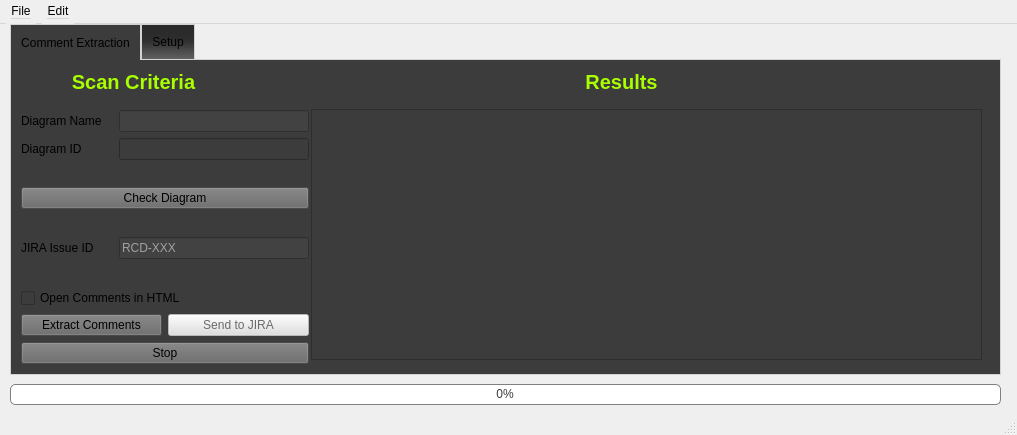
<?xml version="1.0" encoding="UTF-8"?>
<ui version="4.0">
 <class>MainWindow</class>
 <widget class="QMainWindow" name="MainWindow">
  <property name="enabled">
   <bool>true</bool>
  </property>
  <property name="geometry">
   <rect>
    <x>0</x>
    <y>0</y>
    <width>1017</width>
    <height>435</height>
   </rect>
  </property>
  <property name="sizePolicy">
   <sizepolicy hsizetype="Preferred" vsizetype="Preferred">
    <horstretch>0</horstretch>
    <verstretch>0</verstretch>
   </sizepolicy>
  </property>
  <property name="windowTitle">
   <string>Sparx Automation Tool</string>
  </property>
  <property name="windowIcon">
   <iconset>
    <normaloff>images/app_icon.png</normaloff>images/app_icon.png</iconset>
  </property>
  <property name="styleSheet">
   <string notr="true">background-color: rgb(40, 40, 40);
color: rgb(255, 255, 255);

font: {12px Arial;}

</string>
  </property>
  <property name="iconSize">
   <size>
    <width>48</width>
    <height>48</height>
   </size>
  </property>
  <widget class="QWidget" name="centralwidget">
   <widget class="QTabWidget" name="tabWidget">
    <property name="geometry">
     <rect>
      <x>10</x>
      <y>0</y>
      <width>991</width>
      <height>351</height>
     </rect>
    </property>
    <property name="styleSheet">
     <string notr="true">QWidget{background-color:rgb(60,60,60);}
QTabWidget::pane {
  border: 1px solid lightgray;
  top:-1px; 
  background: rgb(245, 245, 245);

} 

QTabBar::tab {
  background: qlineargradient(x1: 0, y1: 0, x2: 0, y2: 1, stop: 0 #282828, stop: 0.4 #2d2d2d, stop: 0.5 #323232, stop: 1.0 rgb(100, 100, 100));
  border: 1px solid lightgray; 
  padding: 10px;

} 

QTabBar::tab:selected { 
  background: rgb(60, 60, 60); 
  margin-bottom: -1px; 
}


</string>
    </property>
    <property name="currentIndex">
     <number>0</number>
    </property>
    <widget class="QWidget" name="tab">
     <property name="styleSheet">
      <string notr="true"/>
     </property>
     <attribute name="title">
      <string>Comment Extraction</string>
     </attribute>
     <widget class="QLabel" name="label">
      <property name="geometry">
       <rect>
        <x>12</x>
        <y>1</y>
        <width>221</width>
        <height>41</height>
       </rect>
      </property>
      <property name="sizePolicy">
       <sizepolicy hsizetype="Expanding" vsizetype="Expanding">
        <horstretch>0</horstretch>
        <verstretch>0</verstretch>
       </sizepolicy>
      </property>
      <property name="font">
       <font>
        <family>Arial</family>
        <pointsize>-1</pointsize>
        <weight>87</weight>
        <italic>false</italic>
        <bold>true</bold>
       </font>
      </property>
      <property name="styleSheet">
       <string notr="true">font: 20px;
font-weight: 700;
color: rgb(169, 254, 0);</string>
      </property>
      <property name="text">
       <string>Scan Criteria</string>
      </property>
      <property name="alignment">
       <set>Qt::AlignCenter</set>
      </property>
      <property name="margin">
       <number>0</number>
      </property>
     </widget>
     <widget class="QLabel" name="label_3">
      <property name="geometry">
       <rect>
        <x>250</x>
        <y>1</y>
        <width>721</width>
        <height>41</height>
       </rect>
      </property>
      <property name="sizePolicy">
       <sizepolicy hsizetype="Expanding" vsizetype="Expanding">
        <horstretch>0</horstretch>
        <verstretch>0</verstretch>
       </sizepolicy>
      </property>
      <property name="font">
       <font>
        <family>Arial</family>
        <pointsize>-1</pointsize>
        <weight>87</weight>
        <italic>false</italic>
        <bold>true</bold>
       </font>
      </property>
      <property name="styleSheet">
       <string notr="true">font: 20px;
font-weight: 700;
color: rgb(169, 254, 0);</string>
      </property>
      <property name="text">
       <string>Results</string>
      </property>
      <property name="alignment">
       <set>Qt::AlignCenter</set>
      </property>
      <property name="margin">
       <number>0</number>
      </property>
     </widget>
     <widget class="QTableView" name="tableView">
      <property name="geometry">
       <rect>
        <x>300</x>
        <y>49</y>
        <width>671</width>
        <height>251</height>
       </rect>
      </property>
      <property name="styleSheet">
       <string notr="true">color: rgb(255, 255, 255);

background-color: rgb(54, 54, 54);

QHeaderView::section {
	 background-color: rgb(54, 54, 54);
}
</string>
      </property>
      <property name="horizontalScrollBarPolicy">
       <enum>Qt::ScrollBarAsNeeded</enum>
      </property>
      <property name="sizeAdjustPolicy">
       <enum>QAbstractScrollArea::AdjustToContents</enum>
      </property>
      <property name="autoScroll">
       <bool>true</bool>
      </property>
      <attribute name="horizontalHeaderCascadingSectionResizes">
       <bool>true</bool>
      </attribute>
      <attribute name="horizontalHeaderStretchLastSection">
       <bool>true</bool>
      </attribute>
      <attribute name="verticalHeaderStretchLastSection">
       <bool>false</bool>
      </attribute>
     </widget>
     <widget class="QWidget" name="">
      <property name="geometry">
       <rect>
        <x>10</x>
        <y>50</y>
        <width>288</width>
        <height>254</height>
       </rect>
      </property>
      <layout class="QVBoxLayout" name="verticalLayout_2">
       <item>
        <layout class="QGridLayout" name="gridLayout">
         <item row="7" column="0">
          <widget class="QLabel" name="label_4">
           <property name="styleSheet">
            <string notr="true"/>
           </property>
           <property name="text">
            <string>JIRA Issue ID</string>
           </property>
          </widget>
         </item>
         <item row="4" column="0" colspan="3">
          <widget class="QPushButton" name="updateDiagram">
           <property name="styleSheet">
            <string notr="true">background-color: rgb(104, 104, 104);</string>
           </property>
           <property name="text">
            <string>Check Diagram</string>
           </property>
          </widget>
         </item>
         <item row="6" column="0">
          <spacer name="verticalSpacer_2">
           <property name="orientation">
            <enum>Qt::Vertical</enum>
           </property>
           <property name="sizeHint" stdset="0">
            <size>
             <width>20</width>
             <height>40</height>
            </size>
           </property>
          </spacer>
         </item>
         <item row="0" column="0">
          <widget class="QLabel" name="label_2">
           <property name="styleSheet">
            <string notr="true"/>
           </property>
           <property name="text">
            <string>Diagram Name</string>
           </property>
          </widget>
         </item>
         <item row="7" column="1" colspan="2">
          <widget class="QLineEdit" name="tcIssueId">
           <property name="styleSheet">
            <string notr="true">color: rgb(255, 255, 255);
background-color: rgb(66, 66, 66);</string>
           </property>
           <property name="placeholderText">
            <string>RCD-XXX</string>
           </property>
          </widget>
         </item>
         <item row="0" column="1" colspan="2">
          <widget class="QLineEdit" name="tcDiagramName">
           <property name="enabled">
            <bool>false</bool>
           </property>
           <property name="styleSheet">
            <string notr="true">background-color: rgb(66, 66, 66);
color: rgb(255, 255, 255);</string>
           </property>
           <property name="placeholderText">
            <string comment="(YYYY-MM-DD-HH-MM)"/>
           </property>
          </widget>
         </item>
         <item row="3" column="0">
          <spacer name="verticalSpacer_3">
           <property name="orientation">
            <enum>Qt::Vertical</enum>
           </property>
           <property name="sizeHint" stdset="0">
            <size>
             <width>20</width>
             <height>40</height>
            </size>
           </property>
          </spacer>
         </item>
         <item row="2" column="0">
          <widget class="QLabel" name="label_5">
           <property name="text">
            <string>Diagram ID</string>
           </property>
          </widget>
         </item>
         <item row="2" column="1" colspan="2">
          <widget class="QLineEdit" name="tcDiagramId">
           <property name="enabled">
            <bool>false</bool>
           </property>
          </widget>
         </item>
        </layout>
       </item>
       <item>
        <spacer name="verticalSpacer">
         <property name="orientation">
          <enum>Qt::Vertical</enum>
         </property>
         <property name="sizeHint" stdset="0">
          <size>
           <width>20</width>
           <height>40</height>
          </size>
         </property>
        </spacer>
       </item>
       <item>
        <layout class="QVBoxLayout" name="verticalLayout">
         <item>
          <spacer name="horizontalSpacer">
           <property name="orientation">
            <enum>Qt::Horizontal</enum>
           </property>
           <property name="sizeHint" stdset="0">
            <size>
             <width>40</width>
             <height>20</height>
            </size>
           </property>
          </spacer>
         </item>
         <item>
          <widget class="QCheckBox" name="openHtml">
           <property name="text">
            <string>Open Comments in HTML</string>
           </property>
          </widget>
         </item>
         <item>
          <layout class="QHBoxLayout" name="horizontalLayout">
           <item>
            <widget class="QPushButton" name="extractCommentsBtn">
             <property name="sizePolicy">
              <sizepolicy hsizetype="Minimum" vsizetype="Fixed">
               <horstretch>0</horstretch>
               <verstretch>0</verstretch>
              </sizepolicy>
             </property>
             <property name="styleSheet">
              <string notr="true">background-color: rgb(104, 104, 104);</string>
             </property>
             <property name="text">
              <string>Extract Comments</string>
             </property>
             <property name="default">
              <bool>false</bool>
             </property>
             <property name="flat">
              <bool>false</bool>
             </property>
            </widget>
           </item>
           <item>
            <widget class="QPushButton" name="sendJira">
             <property name="enabled">
              <bool>false</bool>
             </property>
             <property name="styleSheet">
              <string notr="true">#sendJira:disabled{
	
	background-color: rgb(223, 223, 223);
	color: rgb(107, 107, 107);
}

#sendJira{
	background-color: rgb(104, 104, 104);
}</string>
             </property>
             <property name="text">
              <string>Send to JIRA</string>
             </property>
            </widget>
           </item>
          </layout>
         </item>
         <item>
          <widget class="QPushButton" name="stopBtn">
           <property name="styleSheet">
            <string notr="true">background-color: rgb(104, 104, 104);</string>
           </property>
           <property name="text">
            <string>Stop</string>
           </property>
          </widget>
         </item>
        </layout>
       </item>
      </layout>
     </widget>
    </widget>
    <widget class="QWidget" name="tab_2">
     <attribute name="title">
      <string>Setup</string>
     </attribute>
     <widget class="QWidget" name="">
      <property name="geometry">
       <rect>
        <x>10</x>
        <y>10</y>
        <width>780</width>
        <height>167</height>
       </rect>
      </property>
      <layout class="QGridLayout" name="gridLayout_3">
       <item row="0" column="0">
        <widget class="QLabel" name="label_11">
         <property name="styleSheet">
          <string notr="true">font: 20px;
font-weight: 700;
color: rgb(169, 254, 0);;</string>
         </property>
         <property name="text">
          <string>JIRA API Account Info</string>
         </property>
         <property name="alignment">
          <set>Qt::AlignCenter</set>
         </property>
        </widget>
       </item>
       <item row="1" column="0">
        <layout class="QGridLayout" name="gridLayout_2">
         <item row="0" column="0">
          <widget class="QLabel" name="label_9">
           <property name="text">
            <string>JIRA Email</string>
           </property>
          </widget>
         </item>
         <item row="1" column="1">
          <widget class="QLineEdit" name="jiraApiKey">
           <property name="font">
            <font>
             <family>Arial</family>
             <pointsize>-1</pointsize>
             <weight>50</weight>
             <italic>false</italic>
             <bold>false</bold>
             <stylestrategy>PreferDefault</stylestrategy>
            </font>
           </property>
           <property name="echoMode">
            <enum>QLineEdit::Password</enum>
           </property>
          </widget>
         </item>
         <item row="0" column="1">
          <widget class="QLineEdit" name="acctEmail"/>
         </item>
         <item row="1" column="0">
          <widget class="QLabel" name="label_10">
           <property name="text">
            <string>API Key</string>
           </property>
          </widget>
         </item>
         <item row="2" column="0" colspan="2">
          <widget class="QLabel" name="label_6">
           <property name="styleSheet">
            <string notr="true"/>
           </property>
           <property name="text">
            <string>&lt;html&gt;&lt;a href=&quot;https://id.atlassian.com/manage-profile/security/api-tokens&quot; style=&quot; color: rgb(169,254,0);&quot;&gt;Get your API Key Here&lt;/a&gt;&lt;/html&gt;</string>
           </property>
           <property name="textFormat">
            <enum>Qt::AutoText</enum>
           </property>
           <property name="openExternalLinks">
            <bool>true</bool>
           </property>
           <property name="textInteractionFlags">
            <set>Qt::LinksAccessibleByKeyboard|Qt::LinksAccessibleByMouse</set>
           </property>
          </widget>
         </item>
        </layout>
       </item>
       <item row="2" column="0">
        <widget class="QPushButton" name="saveInfo">
         <property name="styleSheet">
          <string notr="true">background-color: rgb(104, 104, 104);</string>
         </property>
         <property name="text">
          <string>Save Info</string>
         </property>
        </widget>
       </item>
       <item row="3" column="0">
        <widget class="QPushButton" name="testJiraConnection">
         <property name="styleSheet">
          <string notr="true">background-color: rgb(104, 104, 104);</string>
         </property>
         <property name="text">
          <string>Test Connection</string>
         </property>
        </widget>
       </item>
      </layout>
     </widget>
    </widget>
   </widget>
   <widget class="QProgressBar" name="progressBar">
    <property name="enabled">
     <bool>false</bool>
    </property>
    <property name="geometry">
     <rect>
      <x>10</x>
      <y>360</y>
      <width>991</width>
      <height>21</height>
     </rect>
    </property>
    <property name="styleSheet">
     <string notr="true">QProgressBar{
                          border: 1px solid grey;
                          border-radius: 5px;
						  color:rgb(60,60,60);
                          }
QProgressBar::chunk{
                          
						  background-color: rgb(169, 254, 0);
                          border-radius :15px;
                         }</string>
    </property>
    <property name="value">
     <number>0</number>
    </property>
    <property name="alignment">
     <set>Qt::AlignCenter</set>
    </property>
    <property name="textVisible">
     <bool>true</bool>
    </property>
   </widget>
  </widget>
  <widget class="QMenuBar" name="menubar">
   <property name="geometry">
    <rect>
     <x>0</x>
     <y>0</y>
     <width>1017</width>
     <height>26</height>
    </rect>
   </property>
   <property name="styleSheet">
    <string notr="true">

QMenuBar::item {

		padding:5px;
     }

 QMenuBar::item::selected {
         background-color: rgb(65,65,65);
         border-left: 1px solid black;
		border-right: 1px solid black;
     }</string>
   </property>
   <widget class="QMenu" name="menuFike">
    <property name="styleSheet">
     <string notr="true"> QMenu::item::selected {
         background-color: rgb(65,65,65);
     }</string>
    </property>
    <property name="title">
     <string>File</string>
    </property>
    <addaction name="actionSave_Results"/>
   </widget>
   <widget class="QMenu" name="menuEdit">
    <property name="styleSheet">
     <string notr="true"> QMenu::item::selected {
         background-color: rgb(65,65,65);
     }
</string>
    </property>
    <property name="title">
     <string>Edit</string>
    </property>
    <addaction name="actionCopy"/>
    <addaction name="actionPaste"/>
   </widget>
   <addaction name="menuFike"/>
   <addaction name="menuEdit"/>
  </widget>
  <widget class="QStatusBar" name="statusbar">
   <property name="enabled">
    <bool>false</bool>
   </property>
  </widget>
  <action name="actionSave_Results">
   <property name="text">
    <string>Save Results</string>
   </property>
   <property name="shortcut">
    <string>Ctrl+S</string>
   </property>
  </action>
  <action name="actionCopy">
   <property name="text">
    <string>Copy</string>
   </property>
   <property name="shortcut">
    <string>Ctrl+C</string>
   </property>
  </action>
  <action name="actionPaste">
   <property name="text">
    <string>Paste</string>
   </property>
   <property name="shortcut">
    <string>Ctrl+V</string>
   </property>
  </action>
 </widget>
 <resources/>
 <connections/>
</ui>
